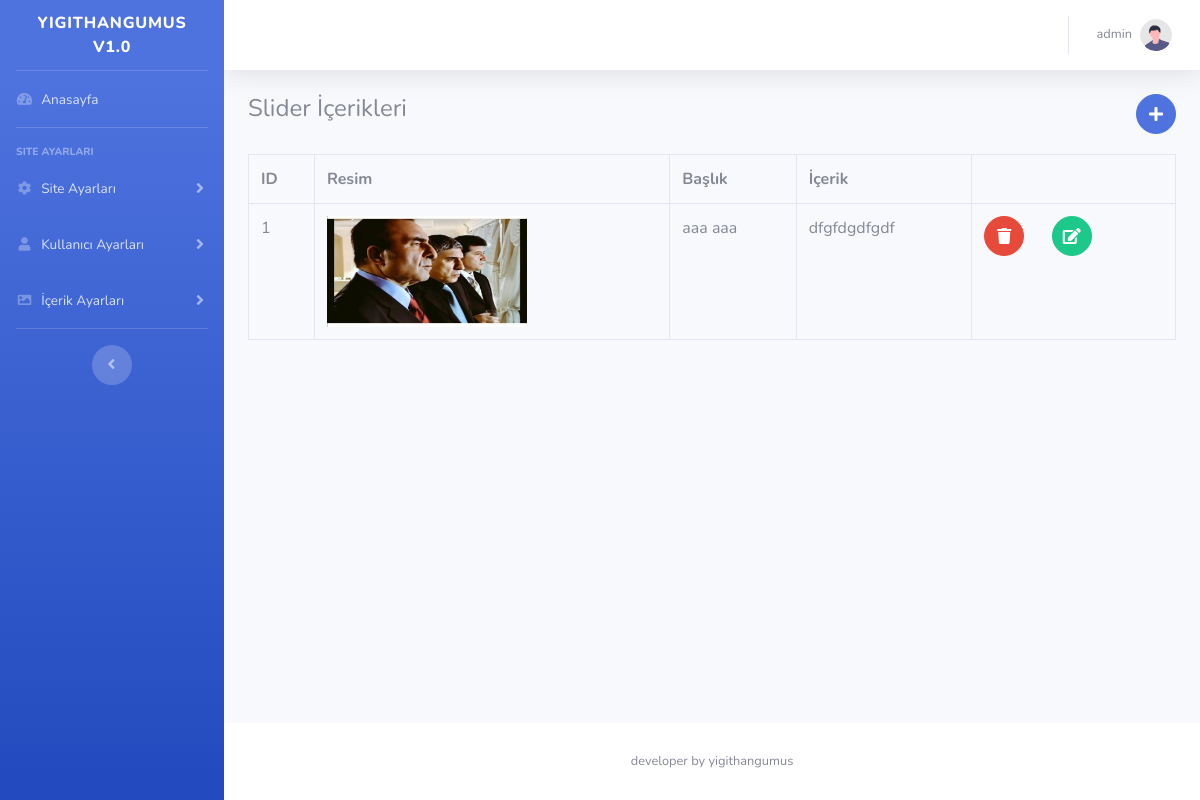
Page /admin/slider.php (signed in) on the committed database.
### tables this page shows
CREATE TABLE `slider` (
  `slider_id` int(11) NOT NULL,
  `slider_title` varchar(60) NOT NULL,
  `slider_text` varchar(300) NOT NULL,
  `slider_img` varchar(300) NOT NULL
);

CREATE TABLE `ayarlar` (
  `ayar_id` int(11) NOT NULL,
  `site_logo` varchar(400) NOT NULL,
  `site_baslik` varchar(350) NOT NULL,
  `site_aciklama` varchar(300) NOT NULL,
  `site_link` varchar(100) NOT NULL,
  `site_sahip_mail` varchar(100) NOT NULL,
  `site_mail_host` varchar(100) NOT NULL,
  `site_mail_mail` varchar(100) NOT NULL,
  `site_mail_port` int(11) NOT NULL,
  `site_mail_sifre` varchar(100) NOT NULL,
  `site_konum` varchar(300) NOT NULL,
  `site_telefon` varchar(300) NOT NULL,
  `footer_aciklama` text NOT NULL,
  `site_facebook` varchar(300) NOT NULL,
  `site_twitter` varchar(300) NOT NULL,
  `site_linkedin` varchar(300) NOT NULL,
  `site_instagram` varchar(300) NOT NULL,
  `site_tanim` text NOT NULL,
  `site_keywords` text NOT NULL,
  `site_yazari` text NOT NULL,
  `site_harita` varchar(500) NOT NULL,
  `github` varchar(300) NOT NULL
);

### islemler/vt.php (called while the page is built, shortened)
<?php
	$host="localhost";
	$vtname="gameloji";
	$username="root";
	$password="";
	try {
		$db=new pdo("mysql:host=$host;dbname=$vtname;charset=utf8",$username,$password);
	} catch (Exception $e) {
		echo "Bağlantı başarısız";
		echo $e->getMessage();
	}
	$sorgu=$db->prepare("SELECT * FROM ayarlar");
	$sorgu->execute();
	$ayarcek=$sorgu->fetch(PDO::FETCH_ASSOC);
 ?>

### islemler/function.php (called while the page is built, shortened)
<?php
	include "vt.php";
?>

### admin/slider.php (the view, shortened to what this page needs)
<?php include 'header.php';
	$sorgu=$db->prepare("SELECT * FROM slider");
	$sorgu->execute();
	$say=1;
?>
	<div class="container-fluid">
		<div class="row" style="margin-bottom: 20px;">
			<div class="col-md-6">
				<h4>Slider İçerikleri</h4>
			</div>
			<div class="col-md-6 text-right">
				<a class="btn btn-primary btn-circle" href="sliderekle.php"><i class="fa fa-plus"></i></a>
			</div>
		</div>
		<table class="table table-hover table-bordered">
			<tr>
				<th>ID</th>
				<th>Resim</th>
				<th>Başlık</th>
				<th>İçerik</th>
				<th></th>
			</tr>
			<?php while ($habercek=$sorgu->fetch(PDO::FETCH_ASSOC)) { ?>
				<tr>
					<td><?php echo $say++; ?></td>
					<td><img src="../images/<?php echo $habercek['slider_img'] ?>" style="width: 200px;"></td>
					<td><?php echo $habercek["slider_title"]; ?></td>
					<td>
						<?php echo substr($habercek["slider_text"],0,50) ?>
					</td>
					<td>
						<div class="row">
							<div class="col-md-4">
								<form action="../islemler/ajax.php" method="POST">
									<button type="submit" class="btn btn-danger btn-circle" name="slidersil"><i class="fa fa-trash"></i></button>
								</form>
							</div>
							<div class="col-md-4">
								<form action="sliderduzenle.php" method="POST">
									<button type="submit" class="btn btn-success btn-circle"><i class="fa fa-edit"></i></button>
								</form>
							</div>
						</div>
					</td>
				</tr>
			<?php } ?>
		</table>
	</div>
<?php include 'footer.php'; ?>

### admin/footer.php (shortened to what this page needs)
            </div>
            <footer class="sticky-footer bg-white">
                <div class="container my-auto">
                    <div class="copyright text-center my-auto">
                        <span><?php echo $ayarcek["footer_aciklama"] ?></span>
                    </div>
                </div>
            </footer>
        </div>
    </div>
</body>
</html>

### rows in the picture
slider: slider_img (picture), slider_title "aaa aaa", slider_text "dfgfdgdfgdf"
ayarlar: footer_aciklama "developer by yigithangumus"

### other values in the picture
$_SESSION["kul_ad"] "admin"
